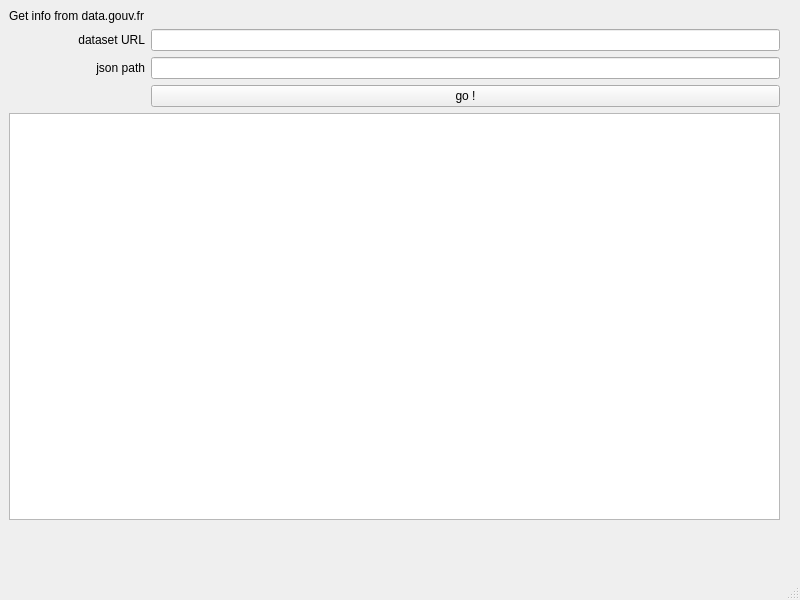
<?xml version="1.0" encoding="UTF-8"?>
<ui version="4.0">
 <class>MainWindow</class>
 <widget class="QMainWindow" name="MainWindow">
  <property name="geometry">
   <rect>
    <x>0</x>
    <y>0</y>
    <width>800</width>
    <height>600</height>
   </rect>
  </property>
  <property name="windowTitle">
   <string>MainWindow</string>
  </property>
  <property name="windowIcon">
   <iconset resource="resources.qrc">
    <normaloff>:/img/banana.ico</normaloff>:/img/banana.ico</iconset>
  </property>
  <widget class="QWidget" name="centralwidget">
   <widget class="QWidget" name="gridLayoutWidget">
    <property name="geometry">
     <rect>
      <x>9</x>
      <y>9</y>
      <width>771</width>
      <height>511</height>
     </rect>
    </property>
    <layout class="QGridLayout" name="gridLayout">
     <item row="5" column="0">
      <layout class="QHBoxLayout" name="horizontalLayout"/>
     </item>
     <item row="6" column="1">
      <widget class="QPushButton" name="pushButton">
       <property name="text">
        <string>go !</string>
       </property>
      </widget>
     </item>
     <item row="3" column="1">
      <widget class="QLineEdit" name="jsonpathEdit"/>
     </item>
     <item row="0" column="0">
      <widget class="QLabel" name="label">
       <property name="text">
        <string>Get info from data.gouv.fr</string>
       </property>
      </widget>
     </item>
     <item row="7" column="0" colspan="2">
      <widget class="QListView" name="listView"/>
     </item>
     <item row="3" column="0">
      <widget class="QLabel" name="label_2">
       <property name="text">
        <string>json path</string>
       </property>
       <property name="alignment">
        <set>Qt::AlignRight|Qt::AlignTrailing|Qt::AlignVCenter</set>
       </property>
      </widget>
     </item>
     <item row="1" column="0">
      <widget class="QLabel" name="label_3">
       <property name="text">
        <string>dataset URL</string>
       </property>
       <property name="alignment">
        <set>Qt::AlignRight|Qt::AlignTrailing|Qt::AlignVCenter</set>
       </property>
      </widget>
     </item>
     <item row="1" column="1">
      <widget class="QLineEdit" name="urlEdit"/>
     </item>
    </layout>
   </widget>
  </widget>
  <widget class="QMenuBar" name="menubar">
   <property name="geometry">
    <rect>
     <x>0</x>
     <y>0</y>
     <width>800</width>
     <height>26</height>
    </rect>
   </property>
  </widget>
  <widget class="QStatusBar" name="statusbar"/>
 </widget>
 <resources>
  <include location="resources.qrc"/>
 </resources>
 <connections/>
</ui>
